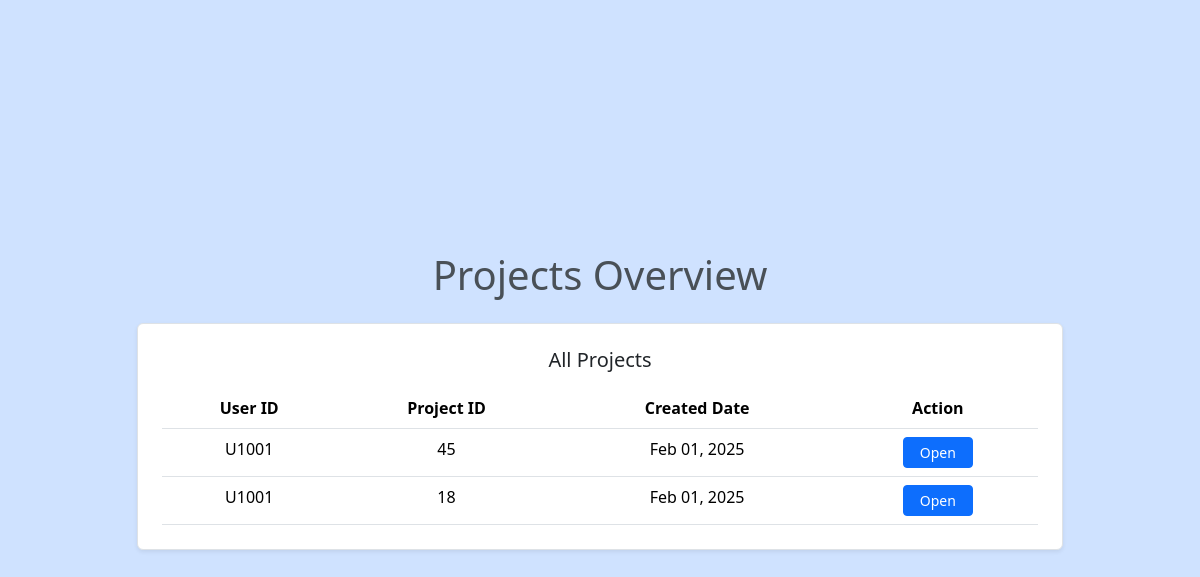
Before: /managers/ with the older database file.
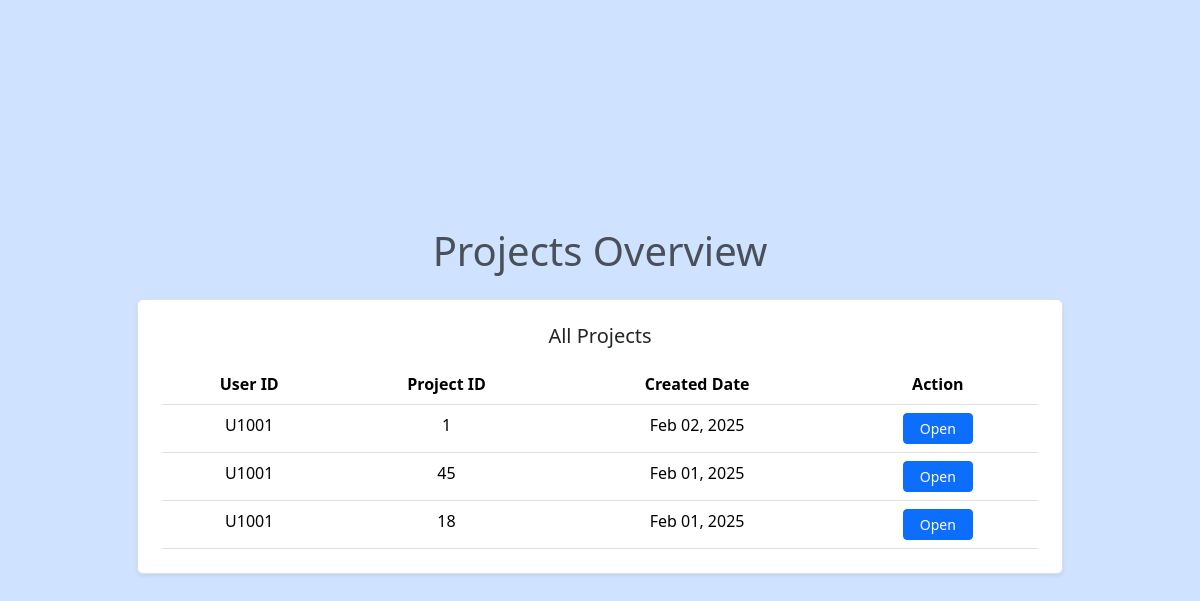
After: the same page with the newer database file.
### login/models.py (models this page shows, shortened)
class Project(models.Model):
    project_id = models.CharField(max_length=50, primary_key=True)
    user = models.ForeignKey(UserRegistration, on_delete=models.CASCADE)
    created_at = models.DateTimeField(auto_now_add=True)

class UserRegistration(models.Model):
    name = models.CharField(max_length=100)
    userid = models.CharField(max_length=50, primary_key=True)
    email = models.EmailField(max_length=255, unique=True, null=True, blank=True)
    contact_no = models.CharField(max_length=255)
    password = models.CharField(max_length=255)  # Hashed final password
    group = models.ForeignKey(
        UserGroup,
        on_delete=models.CASCADE,
        null=True,  # Allow null temporarily for migration
        default=None  # No default value
    )

### login/views.py (the view)
# urls.py: path('managers/',views.managers_view,name='managers'),
def managers_view(request):
    all_projects = Project.objects.all().order_by('-created_at')
    return render(request, 'managers.html', {'all_projects': all_projects})

### login/templates/managers.html (shortened to what this page needs)
<!DOCTYPE html>
<html lang="en">
<head>
    <link href="https://cdnjs.cloudflare.com/ajax/libs/bootstrap/5.3.2/css/bootstrap.min.css" rel="stylesheet">
</head>
<body class="bg-primary-subtle min-vh-100 d-flex flex-column justify-content-center">
    <div class="container">
        <div class="row justify-content-center">
            <div class="col-12 col-lg-10">
                <h1 class="text-center mb-4 text-light-emphasis">Projects Overview</h1>
                <div class="border p-4 rounded bg-white shadow-sm">
                    <h5 class="text-center mb-3">All Projects</h5>
                    <div class="table-responsive">
                        <table class="table table-hover mb-0">
                            <thead>
                                <tr class="text-center">
                                    <th>User ID</th>
                                    <th>Project ID</th>
                                    <th>Created Date</th>
                                    <th>Action</th>
                                </tr>
                            </thead>
                            <tbody>
                                {% for project in all_projects %}
                                    <tr class="text-center">
                                        <td>{{ project.user.userid }}</td>
                                        <td>{{ project.project_id }}</td>
                                        <td>{{ project.created_at|date:"M d, Y" }}</td>
                                        <td>
                                            <a href="{% url 'dashboard' project_id=project.project_id %}"
                                               class="btn btn-primary btn-sm px-3"
                                               style="--bs-btn-bg: rgb(var(--bs-primary-rgb));">
                                                Open
                                            </a>
                                        </td>
                                    </tr>
                                {% empty %}
                                    <tr>
                                        <td colspan="4" class="text-center">No projects found</td>
                                    </tr>
                                {% endfor %}
                            </tbody>
                        </table>
                    </div>
                </div>
            </div>
        </div>
    </div>
</body>
</html>

Changed rows visible on the page:
added Project: user.userid "U1001", project_id "1", created_at "Feb 02, 2025"
